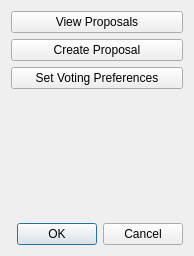
<?xml version="1.0" encoding="UTF-8"?>
<ui version="4.0">
 <class>VotingDialog</class>
 <widget class="QDialog" name="VotingDialog">
  <property name="geometry">
   <rect>
    <x>0</x>
    <y>0</y>
    <width>194</width>
    <height>256</height>
   </rect>
  </property>
  <property name="windowTitle">
   <string>HyperStake Voting System</string>
  </property>
  <layout class="QVBoxLayout" name="verticalLayout">
   <item>
    <widget class="QPushButton" name="button_ViewProposals">
     <property name="text">
      <string>View Proposals</string>
     </property>
    </widget>
   </item>
   <item>
    <widget class="QPushButton" name="button_CreateProposal">
     <property name="text">
      <string>Create Proposal</string>
     </property>
    </widget>
   </item>
   <item>
    <widget class="QPushButton" name="button_SetVotes">
     <property name="text">
      <string>Set Voting Preferences</string>
     </property>
    </widget>
   </item>
   <item>
    <spacer name="verticalSpacer">
     <property name="orientation">
      <enum>Qt::Vertical</enum>
     </property>
     <property name="sizeHint" stdset="0">
      <size>
       <width>20</width>
       <height>103</height>
      </size>
     </property>
    </spacer>
   </item>
   <item>
    <widget class="QDialogButtonBox" name="buttonBox">
     <property name="orientation">
      <enum>Qt::Horizontal</enum>
     </property>
     <property name="standardButtons">
      <set>QDialogButtonBox::Cancel|QDialogButtonBox::Ok</set>
     </property>
    </widget>
   </item>
  </layout>
 </widget>
 <resources/>
 <connections>
  <connection>
   <sender>buttonBox</sender>
   <signal>accepted()</signal>
   <receiver>VotingDialog</receiver>
   <slot>accept()</slot>
   <hints>
    <hint type="sourcelabel">
     <x>248</x>
     <y>254</y>
    </hint>
    <hint type="destinationlabel">
     <x>157</x>
     <y>274</y>
    </hint>
   </hints>
  </connection>
  <connection>
   <sender>buttonBox</sender>
   <signal>rejected()</signal>
   <receiver>VotingDialog</receiver>
   <slot>reject()</slot>
   <hints>
    <hint type="sourcelabel">
     <x>316</x>
     <y>260</y>
    </hint>
    <hint type="destinationlabel">
     <x>286</x>
     <y>274</y>
    </hint>
   </hints>
  </connection>
 </connections>
</ui>
